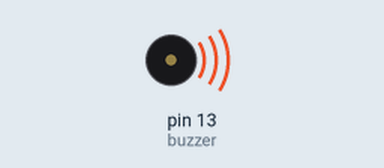
Bench run of a sketch on a simulated Arduino Uno, built with avr-gcc and run on an emulated ATmega328P. Shown: buzzer (waves = sounding).

Above: at 1.63 s.
At 28.3 s:
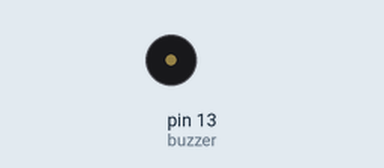
Timing chart, 0 to 40.0 s (numbered marks = the images above):
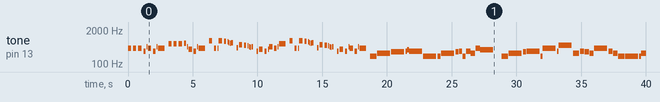

Measured:
- by itself, tone on pin 13 (buzzer): plays 392 Hz for 0.25 s, 392 Hz for 0.25 s, 392 Hz for 0.25 s, 311 Hz for 0.17 s, 466 Hz for 0.06 s, 392 Hz for 0.25 s … (101 notes in this stretch)

The sketch:

starwars.ino
```cpp
#include "pitches.h"  //sets up program to recognize the pitches.h tab

// notes in the melody Darth Vader's Theme Song
int melody1[] = {
NOTE_G4, NOTE_G4,NOTE_G4, NOTE_DS4, NOTE_AS4, NOTE_G4, NOTE_DS4, NOTE_AS4, NOTE_G4, NOTE_D5, NOTE_D5, NOTE_D5, NOTE_DS5, NOTE_AS4, NOTE_FS4, NOTE_DS4, NOTE_AS4, NOTE_G4, NOTE_G5, NOTE_G4, NOTE_G4, NOTE_G5, NOTE_FS5, NOTE_F5, NOTE_E5, NOTE_DS5, NOTE_E5, 0, NOTE_GS4, NOTE_CS5, NOTE_C5, NOTE_B4, NOTE_AS4, NOTE_A4, NOTE_AS4, 0, NOTE_DS4, NOTE_FS4, NOTE_DS4, NOTE_FS4, NOTE_AS4, NOTE_G4, NOTE_AS4, NOTE_D5, NOTE_G5, NOTE_G4, NOTE_G4, NOTE_G5, NOTE_FS5, NOTE_F5, NOTE_E5, NOTE_DS5, NOTE_E5, 0, NOTE_GS4, NOTE_CS5, NOTE_C5, NOTE_B4, NOTE_AS4, NOTE_A4, NOTE_AS4, 0, NOTE_DS4, NOTE_FS4, NOTE_DS4, NOTE_AS4, NOTE_G4, NOTE_DS4, NOTE_AS4, NOTE_G4 };
// note durations for Darth Vader's Theme Song: 4 = quarter note, 8 = eighth note, etc.:
int noteDurations1[] = {
4, 4, 4, 6, 16, 4, 6, 16, 2, 4, 4, 4, 6, 16, 4, 6, 16, 2, 4, 6, 16, 4, 6, 16, 16, 16, 8, 8, 8, 4, 6, 16, 16, 16, 8, 8, 8, 4, 6, 16, 4, 6, 16, 2, 4, 6, 16, 4, 6, 16, 16, 16, 8, 8, 8, 4, 6, 16, 16, 16, 8, 8, 8, 4, 6, 16, 4, 6, 16, 2,};
// Notes in the melody Cantina Band
int melody2[] = {
NOTE_A4, 0, NOTE_D5, 0, NOTE_A4, 0, NOTE_D5, 0, NOTE_A4, NOTE_D5, 0, NOTE_A4, 0, 0, NOTE_GS4, NOTE_A4, 0, NOTE_A4, NOTE_GS4, NOTE_A4, NOTE_G4, 0, NOTE_FS4, NOTE_G4, NOTE_FS4, NOTE_F4, NOTE_D4, NOTE_A4, 0, NOTE_D5, 0, NOTE_A4, 0, NOTE_D5, 0, NOTE_A4, NOTE_D5, 0, NOTE_A4, 0, 0, NOTE_GS4, NOTE_A4, 0, NOTE_G4, 0, NOTE_G4, NOTE_FS4, NOTE_G4, 0, NOTE_C5, NOTE_AS4, NOTE_A4, NOTE_G4, NOTE_A4, 0, NOTE_D5, 0, NOTE_A4, 0, NOTE_D5, 0, NOTE_A4, NOTE_D5, 0, NOTE_A4, 0, 0, NOTE_GS4, NOTE_A4, 0, NOTE_C5,0, 0, NOTE_C5, NOTE_A4, NOTE_G4, 0, NOTE_F4, NOTE_D4, NOTE_D4, NOTE_F4, NOTE_A4, NOTE_C5, NOTE_DS5, NOTE_D5, NOTE_GS4, NOTE_A4, 0, NOTE_F4, 0};
// note duration for Cantina Band
int noteDurations2[] = {
4, 64, 4, 64, 4, 64, 4, 64, 8, 4, 64, 8, 64, 8, 8, 4, 64, 8, 8, 8, 8, 8, 8, 8, 8, 2.666, 1.99, 4, 64, 4, 64, 4, 64, 4, 64, 8, 4, 64, 8, 64, 8, 8, 4, 64, 8, 8, 2.666, 8, 4, 64, 8, 4, 4, 2.666, 4, 64, 4, 64, 4, 64, 4, 64, 8, 4, 64, 8, 64, 8, 8, 4, 64, 8, 64, 8, 2.666, 8, 4, 64, 2.666, 1.99, 2, 2, 2, 2, 4, 4, 8, 4, 64, 4, 2};
// Notes in the melody Love Theme: Anakin and Padme
int melody3[] = {
NOTE_A4, NOTE_F5, NOTE_D5, NOTE_G5, NOTE_F5, NOTE_E5, NOTE_F5, NOTE_D5, NOTE_F5, NOTE_E5, NOTE_D5, NOTE_E5, NOTE_C5, NOTE_D5, NOTE_C5, NOTE_A4, NOTE_A4, NOTE_F5, NOTE_D5, NOTE_D5, NOTE_E5, NOTE_F5, NOTE_G5, NOTE_E5, NOTE_A5, NOTE_G5, NOTE_A5, NOTE_A5, NOTE_C6, NOTE_AS5, NOTE_A5, NOTE_G5, NOTE_G5, NOTE_A5, NOTE_AS5, NOTE_AS5, NOTE_G5, NOTE_C6, NOTE_AS5, NOTE_A5, NOTE_G5, NOTE_FS5, NOTE_A5, NOTE_D6, NOTE_D4, NOTE_F4, NOTE_E4, NOTE_D4, NOTE_C4, NOTE_C4, NOTE_D4, NOTE_E4, NOTE_E4, NOTE_C4, NOTE_F4, NOTE_E4, NOTE_D4, NOTE_C4, NOTE_B3, NOTE_D4, NOTE_G4 };
// note duration for Love Theme
int noteDurations3[] = {
2, 1.3, 2, 3, 3, 3, 2, 2, 3, 3, 3, 2, 2, 1, 2, 1, 2, 1, 2, 3, 3, 3, 2, 2, 2, 1, 1, 2, 1.6, 4, 4, 4, 3, 3, 3, 2, 2, 1.6, 4, 4, 4, 4, 4, 2, 2, 1.6, 4, 4, 4, 3, 3, 3, 2, 2, 1.6, 4, 4, 4, 4, 4, 1};
// notes in melody May the Force be with You
int melody5[] = {
NOTE_G3, NOTE_C4, NOTE_D4, NOTE_DS4, NOTE_F4, NOTE_DS4, NOTE_G3, NOTE_G3, NOTE_C4, NOTE_D4, NOTE_DS4, NOTE_G3, NOTE_DS4, NOTE_C4, NOTE_G4, NOTE_F4, 0, NOTE_G3, NOTE_C4, NOTE_D4, NOTE_DS4, NOTE_G3, NOTE_G4, NOTE_DS4, NOTE_C5, NOTE_C4, NOTE_DS4, NOTE_D4, NOTE_C4, NOTE_G4, NOTE_DS4, NOTE_C4, NOTE_G3, NOTE_G3, NOTE_G3, NOTE_C4, 0 };
// Note duration for May the Force Be with You
int noteDurations5[] = {
2, 1, 1.333, 8, 8, 1, 1.333, 4, 1.333, 4, 4, 4, 3, 3, 3, 1, 2, 2, 1.333, 4, 1.333, 8, 1.333, 8, 1, 2, 3, 3, 3, 1.2, 3, 3, 2, 1.333, 8, 1, 2 };

int buzzer = 13;  // hooks up the buzzer to pin 8
void setup() {
  pinMode(buzzer, OUTPUT);  // sets the buzzer as an output
}
void loop()  {
  for (int thisNote = 0; thisNote < 70; thisNote++) {  // for 70 notes... this is what happens
    int noteDuration1 = 1000/noteDurations1[thisNote];  // sets up note duration for Darth Vader's Theme
    tone(buzzer, melody1[thisNote],noteDuration1);  // tells the buzzer to play Darth Vader's Theme
    int pauseBetweenNotes = noteDuration1 * 1.60;  // sets the tempo for the song
    delay(pauseBetweenNotes);  // pauses the buzzer
    noTone(buzzer);  // stops the buzzer playing
  }
  for (int thisNote = 0; thisNote < 36; thisNote++) {  // for 36 notes this is what happens
    int noteDuration5 = 1000/noteDurations5[thisNote];  // defines the note duration for may the force be with you
    tone(buzzer, melody5[thisNote],noteDuration5);  // tells the buzzer to play may the force be with you
    int pauseBetweenNotes5 = noteDuration5 * 1.1;  // sets the tempo
    delay(pauseBetweenNotes5);  //pauses the buzzer
    noTone(buzzer);  // stops the buzzer
  }
  for (int thisNote = 0; thisNote < 91; thisNote++) {  // for 91 notes, this is what happens
    int noteDuration2 = 1000/noteDurations2[thisNote];  // defines note duration for cantina band
    tone(buzzer, melody2[thisNote],noteDuration2);  // tells the  buzzer to play the cantina band melody
    int pauseBetweenNotes2 = noteDuration2 * 0.80; // sets the tempo
    delay(pauseBetweenNotes2);  //pauses the buzzer
    noTone(buzzer);  // stops the buzzer playing
  }
  for (int thisNote = 0; thisNote < 61; thisNote++) {  // for 61 notes this is what happens
    int noteDuration3 = 1000/noteDurations3[thisNote];  // defines note duration for love theme
    tone(buzzer, melody3[thisNote],noteDuration3);  // tells the buzzer to play love theme
    int pauseBetweenNotes3 = noteDuration3 * 1.10;  // sets the tempo
    delay(pauseBetweenNotes3);  // pauses the buzzer
    noTone(buzzer);  // stops the buzzer
  }
}
```

pitches.h
```cpp
/*************************************************
  * Public Constants
  *************************************************/

#define NOTE_B0  31
 #define NOTE_C1  33
 #define NOTE_CS1 35
 #define NOTE_D1  37
 #define NOTE_DS1 39
 #define NOTE_E1  41
 #define NOTE_F1  44
 #define NOTE_FS1 46
 #define NOTE_G1  49
 #define NOTE_GS1 52
 #define NOTE_A1  55
 #define NOTE_AS1 58
 #define NOTE_B1  62
 #define NOTE_C2  65
 #define NOTE_CS2 69
 #define NOTE_D2  73
 #define NOTE_DS2 78
 #define NOTE_E2  82
 #define NOTE_F2  87
 #define NOTE_FS2 93
 #define NOTE_G2  98
 #define NOTE_GS2 104
 #define NOTE_A2  110
 #define NOTE_AS2 117
 #define NOTE_B2  123
 #define NOTE_C3  131
 #define NOTE_CS3 139
 #define NOTE_D3  147
 #define NOTE_DS3 156
 #define NOTE_E3  165
 #define NOTE_F3  175
 #define NOTE_FS3 185
 #define NOTE_G3  196
 #define NOTE_GS3 208
 #define NOTE_A3  220
 #define NOTE_AS3 233
 #define NOTE_B3  247
 #define NOTE_C4  262
 #define NOTE_CS4 277
 #define NOTE_D4  294
 #define NOTE_DS4 311
 #define NOTE_E4  330
 #define NOTE_F4  349
 #define NOTE_FS4 370
 #define NOTE_G4  392
 #define NOTE_GS4 415
 #define NOTE_A4  440
 #define NOTE_AS4 466
 #define NOTE_B4  494
 #define NOTE_C5  523
 #define NOTE_CS5 554
 #define NOTE_D5  587
 #define NOTE_DS5 622
 #define NOTE_E5  659
 #define NOTE_F5  698
 #define NOTE_FS5 740
 #define NOTE_G5  784
 #define NOTE_GS5 831
 #define NOTE_A5  880
 #define NOTE_AS5 932
 #define NOTE_B5  988
 #define NOTE_C6  1047
 #define NOTE_CS6 1109
 #define NOTE_D6  1175
 #define NOTE_DS6 1245
 #define NOTE_E6  1319
 #define NOTE_F6  1397
 #define NOTE_FS6 1480
 #define NOTE_G6  1568
 #define NOTE_GS6 1661
 #define NOTE_A6  1760
 #define NOTE_AS6 1865
 #define NOTE_B6  1976
 #define NOTE_C7  2093
 #define NOTE_CS7 2217
 #define NOTE_D7  2349
 #define NOTE_DS7 2489
 #define NOTE_E7  2637
 #define NOTE_F7  2794
 #define NOTE_FS7 2960
 #define NOTE_G7  3136
 #define NOTE_GS7 3322
 #define NOTE_A7  3520
 #define NOTE_AS7 3729
 #define NOTE_B7  3951
 #define NOTE_C8  4186
 #define NOTE_CS8 4435
 #define NOTE_D8  4699
 #define NOTE_DS8 4978
```
